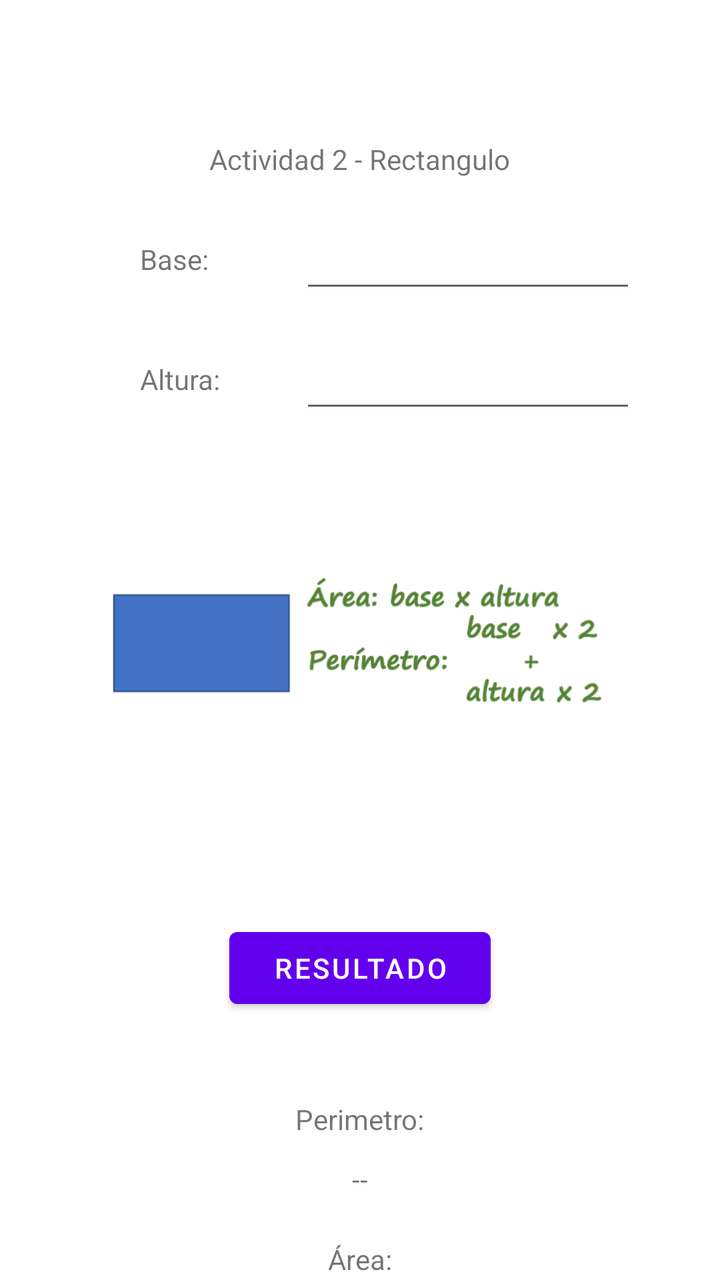
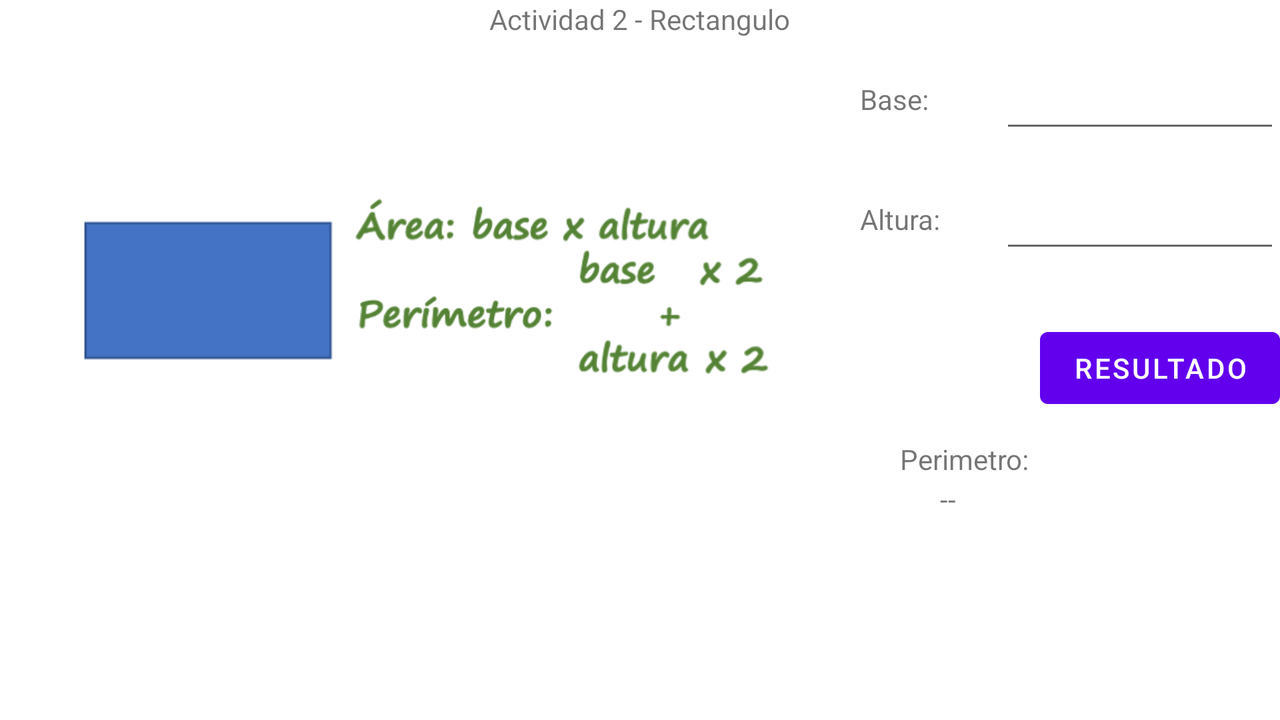

The same Android screen from two of the app's own layout files: first res/layout/ as a phone draws it, then the repository's variant for another configuration, drawn on a device whose configuration selects that folder. Both files follow.
<!-- AndroidManifest.xml: application theme Theme.A7AreasPerimetrosVolumenes -->
<!-- res/layout/activity_rectangulo.xml -->
<?xml version="1.0" encoding="utf-8"?>
<RelativeLayout
    xmlns:android="http://schemas.android.com/apk/res/android"
    xmlns:tools="http://schemas.android.com/tools"
    xmlns:app="http://schemas.android.com/apk/res-auto"
    android:layout_width="match_parent"
    android:layout_height="match_parent"
    tools:context=".RectanguloActivity">
    >

    <TextView
        android:layout_width="wrap_content"
        android:layout_height="wrap_content"
        android:layout_centerHorizontal="true"
        android:layout_marginTop="70dp"
        android:text="Actividad 2 - Rectangulo" />

    <TextView
        android:layout_width="wrap_content"
        android:layout_height="wrap_content"
        android:layout_marginTop="120dp"
        android:layout_marginLeft="70dp"
        android:text="Base:" />

    <EditText
        android:id="@+id/txtN1"
        android:layout_width="wrap_content"
        android:layout_height="wrap_content"
        android:layout_marginLeft="150dp"
        android:layout_marginTop="110dp"
        android:ems="8"
        android:inputType="numberSigned" />


    <TextView
        android:layout_width="wrap_content"
        android:layout_height="wrap_content"
        android:layout_marginTop="180dp"
        android:layout_marginLeft="70dp"
        android:text="Altura:" />

    <EditText
        android:id="@+id/txtN2"
        android:layout_width="wrap_content"
        android:layout_height="wrap_content"
        android:layout_marginLeft="150dp"
        android:layout_marginTop="170dp"
        android:ems="8"
        android:inputType="numberSigned" />

    <ImageView
        android:layout_marginTop="250dp"
        android:layout_centerHorizontal="true"
        android:id="@+id/imgView"
        android:layout_width="250dp"
        android:layout_height="150dp"
        android:src="@drawable/rectangulo"
        />

    <Button
        android:id="@+id/btnResultado"
        android:layout_width="wrap_content"
        android:layout_height="wrap_content"
        android:layout_centerHorizontal="true"
        android:layout_marginTop="460dp"
        android:ems="8"
        android:text="RESULTADO" />


    <TextView
        android:layout_width="wrap_content"
        android:layout_height="wrap_content"
        android:layout_centerHorizontal="true"
        android:layout_marginTop="550dp"
        android:text="Perimetro:" />


    <TextView
        android:id="@+id/txtResultadoPerimetro"
        android:layout_width="wrap_content"
        android:layout_height="wrap_content"
        android:layout_centerHorizontal="true"
        android:layout_marginTop="580dp"
        android:text="--" />

    <TextView
        android:layout_width="wrap_content"
        android:layout_height="wrap_content"
        android:layout_centerHorizontal="true"
        android:layout_marginTop="620dp"
        android:text="Área:" />

    <TextView
        android:id="@+id/txtResultadoArea"
        android:layout_width="wrap_content"
        android:layout_height="wrap_content"
        android:layout_centerHorizontal="true"
        android:layout_marginTop="660dp"
        android:text="--" />

</RelativeLayout>
<!-- resources referenced by this layout -->
<resources>
  <!-- drawable rectangulo: png bitmap (drawable, 39677 bytes) -->
  <style name="Theme.A7AreasPerimetrosVolumenes" parent="Theme.MaterialComponents.DayNight.DarkActionBar">
          
          <item name="colorPrimary">@color/purple_500</item>
          <item name="colorPrimaryVariant">@color/purple_700</item>
          <item name="colorOnPrimary">@color/white</item>
          
          <item name="colorSecondary">@color/teal_200</item>
          <item name="colorSecondaryVariant">@color/teal_700</item>
          <item name="colorOnSecondary">@color/black</item>
          
          <item name="android:statusBarColor" tools:targetApi="l">?attr/colorPrimaryVariant</item>
          
      </style>
</resources>
<!-- res/layout-land/activity_rectangulo.xml (the repository's variant of the layout above) -->
<!-- drawn on the phone turned sideways -->
<?xml version="1.0" encoding="utf-8"?>
<RelativeLayout
    xmlns:android="http://schemas.android.com/apk/res/android"
    xmlns:tools="http://schemas.android.com/tools"
    xmlns:app="http://schemas.android.com/apk/res-auto"
    android:layout_width="match_parent"
    android:layout_height="match_parent"
    tools:context=".RectanguloActivity"
    >

    <TextView
        android:layout_width="wrap_content"
        android:layout_height="wrap_content"
        android:layout_centerHorizontal="true"
        android:text="Actividad 2 - Rectangulo" />

    <TextView
        android:layout_width="wrap_content"
        android:layout_height="wrap_content"
        android:layout_marginTop="40dp"
        android:layout_marginLeft="430dp"
        android:text="Base:" />

    <EditText
        android:id="@+id/txtN1"
        android:layout_width="wrap_content"
        android:layout_height="wrap_content"
        android:layout_marginLeft="500dp"
        android:layout_marginTop="30dp"
        android:ems="10"
        android:inputType="numberSigned" />

    <TextView
        android:layout_width="wrap_content"
        android:layout_height="wrap_content"
        android:layout_marginTop="100dp"
        android:layout_marginLeft="430dp"
        android:text="Altura:" />

    <EditText
        android:id="@+id/txtN2"
        android:layout_width="wrap_content"
        android:layout_height="wrap_content"
        android:layout_marginLeft="500dp"
        android:layout_marginTop="90dp"
        android:ems="10"
        android:inputType="numberSigned" />

    <ImageView
        android:id="@+id/imgView"
        android:layout_width="350dp"
        android:layout_height="200dp"
        android:layout_marginLeft="40dp"
        android:layout_marginTop="50dp"
        android:src="@drawable/rectangulo" />

    <Button
        android:id="@+id/btnResultado"
        android:layout_width="wrap_content"
        android:layout_height="wrap_content"
        android:layout_marginLeft="520dp"
        android:layout_marginTop="160dp"
        android:ems="8"
        android:text="RESULTADO" />


    <TextView
        android:layout_width="wrap_content"
        android:layout_height="wrap_content"
        android:layout_marginLeft="450dp"
        android:layout_marginTop="220dp"
        android:text="Perimetro:" />


    <TextView
        android:id="@+id/txtResultadoPerimetro"
        android:layout_width="wrap_content"
        android:layout_height="wrap_content"
        android:layout_marginLeft="470dp"
        android:layout_marginTop="240dp"
        android:text="--" />

    <TextView
        android:layout_width="wrap_content"
        android:layout_height="wrap_content"
        android:layout_marginLeft="640dp"
        android:layout_marginTop="220dp"
        android:text="Área:" />

    <TextView
        android:id="@+id/txtResultadoArea"
        android:layout_width="wrap_content"
        android:layout_height="wrap_content"
        android:layout_marginLeft="650dp"
        android:layout_marginTop="240dp"
        android:text="--" />

</RelativeLayout>
